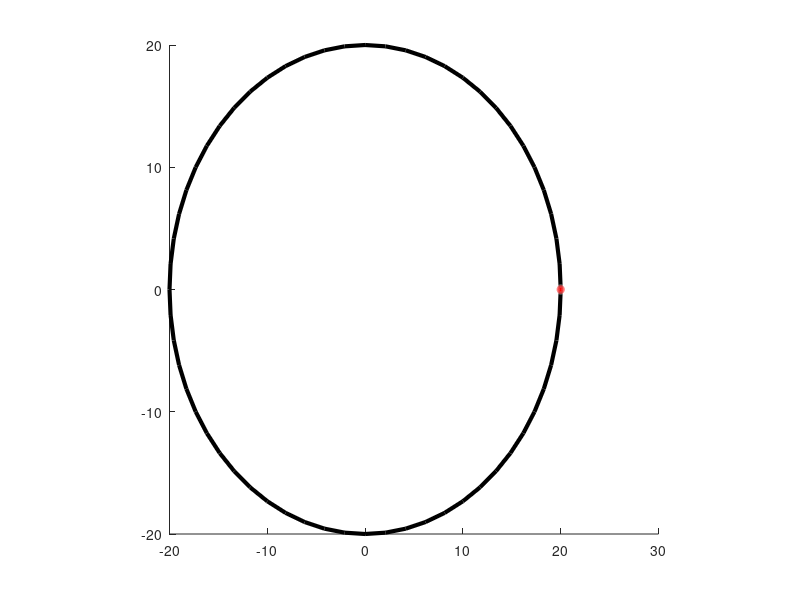

Source code (MATLAB): (Note: this script raises an error after producing the figure.)
% a random walk in 2D with reflective boundaries and one target 
clc;    % Clear the command window.
clearvars;
close all;  % Close all figures (except those of imtool.)
workspace;  % Make sure the workspace panel is showing.
% specify the number of time steps in our random walk
tsteps=50000
% here is the time increment between steps
% we will assume that this is in units of seconds
tau=0.01
% here is the diffusion coefficient for the walk
% let's assume units of um^2/sec
D=10
% now, from the diffusion coefficient and the 
% time increment we can calculate the appropriate
% distance increment (in units of um)
delta=sqrt(2*D*tau);

% make the cell with circular disc
radius = 20;    %cell radius variable
target=radius/100;   %membrane disc variable size
pos_outer = [-radius, -radius, 2*radius, 2*radius]; 
rectangle('Position',pos_outer,'Curvature',[1 1], 'LineWidth', 3)
size_inner = [-target, -target, 2*target, 2*target];
%make these coordinates a variable 
viscircles([radius,0], target, 'Color', 'r', 'LineStyle', '-', 'LineWidth', 3);
axis square;
ax = gca;
ax.FontWeight = 'normal';
ax.FontSize = 8;
ax.XAxisLocation = 'origin';
ax.YAxisLocation = 'origin';
hold on;

% getting all points for inner circle
step_size = 1;  % step size for grid
theta = linspace(0, 2*pi, tsteps);  % angle range for points 
% Calculate the coordinates of the points within the inner circle
x_inner = radius + target * cos(theta);  %change coordinate to variable
y_inner = 0 + target * sin(theta);  %change coordinate to variable

%array for time info (not currently used but could be for time to target)
time=0:tau:(tsteps*tau);


%for i = 2:tsteps
%delx = 2 * (randi(2) - 1) - 1;
  %  dely = 2 * (randi(2) - 1) - 1;
   % y(i) = y(i - 1) + dely * delta;
    %x(i) = x(i - 1) + delx * delta;
%end


%how many times to run code
num_runs = 100;
results = zeros(1, num_runs);  % array for counter results


counter = 0 %initialize target hitting counter 
%initialize arrays to hold the x and y positions
x=zeros(tsteps,1);
y=zeros(tsteps,1);
x(1) = 0.0;
y(1) = 0.0;


for i = 2 :tsteps
	% Check if particle hits boundary in x
    delx = 2 * (randi(2) - 1) - 1;   %random step 
	xbound = x(i-1) + delx*delta;    % new position 
    dely = 2 * (randi(2) - 1) - 1;
    ybound= y(i-1) + dely*delta;
    %checks if at target
	if any(abs(x - x_inner(i)) <= step_size/4) && any(abs(y - y_inner(i)) <= step_size/4)
        %any(sqrt((x - x_inner).^2 + (y - y).^2) <= (step_size));
        disp('random walk has hit target!');
        disp(num2str(counter))
        break;
    elseif  norm([xbound,ybound]) >= radius 
        x(i)=x(i-2);
        y(i)=y(i-2);
        continue;          
    else
        x(i) = xbound; %update pos
        y(i) = ybound;
        counter = counter + 1
    end
 end
    


%plot each random walk
plot(x, y);
xlabel('X Position');
ylabel('Y Position');
title('Random Walk');
axis equal; % set equal aspect ratio
grid on;


% Plot histogram of counter results
%figure;
%histogram(results);
%xlabel('Counter Value');
%ylabel('Frequency');
%title('Counter Values');










